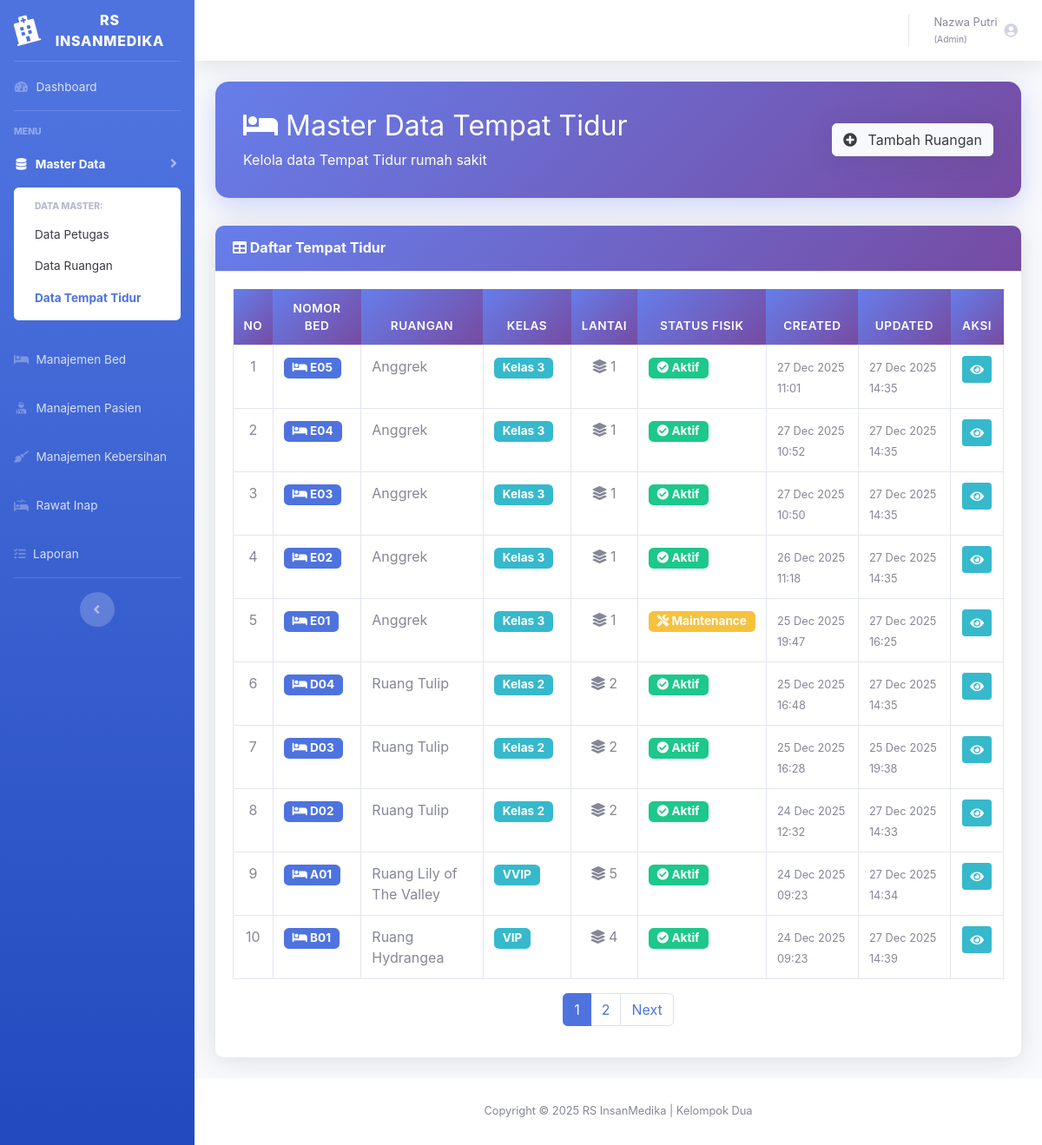
The page /rumahsakit/tempattidur/select.php (signed in) on the database its author committed.
### tables this page shows
CREATE TABLE `t_tempattidur` (
  `f_idbed` int(11) NOT NULL,
  `f_idruangan` int(11) NOT NULL,
  `f_nomorbed` varchar(150) NOT NULL,
  `f_stsfisik` enum('Aktif','Nonaktif','Maintenance') NOT NULL,
  `f_created` datetime NOT NULL,
  `f_updated` datetime NOT NULL
);

CREATE TABLE `t_ruangan` (
  `f_idruangan` int(11) NOT NULL,
  `f_nama` varchar(150) NOT NULL,
  `f_kelas` enum('VVIP','VIP','Kelas 1','Kelas 2','Kelas 3') NOT NULL,
  `f_lantai` int(11) NOT NULL,
  `f_kapasitas` int(11) NOT NULL,
  `f_created` datetime NOT NULL,
  `f_updated` datetime NOT NULL,
  `f_luasruangan` decimal(6,2) DEFAULT NULL,
  `f_luasperbed` decimal(5,2) DEFAULT NULL,
  `f_faktorefisiensi` decimal(3,2) NOT NULL,
  `f_kapasitasmaks` int(11) NOT NULL
);

### rumahsakit/dbcontroller.php (called while the page is built, shortened)
<?php
class dbcontroller
{
    private $host = '127.0.0.1';
    private $user = 'root';
    private $password = '';
    private $database = 'rumahsakit';
    private $koneksi;
    public function __construct()
    {
        $this->koneksi = $this->koneksiDB();
    }
    private function koneksiDB()
    {
        return mysqli_connect($this->host, $this->user, $this->password, $this->database);
    }
    public function getALL($sql)
    {
        $result = mysqli_query($this->koneksi, $sql);
        $data = [];
        if ($result) {
            while ($row = mysqli_fetch_assoc($result)) {
                $data[] = $row;
            }
        }
        return $data;
    }
    public function rowCOUNT($sql)
    {
        $result = mysqli_query($this->koneksi, $sql);
        return $result ? mysqli_num_rows($result) : 0;
    }
}

### rumahsakit/tempattidur/select.php (the view, shortened to what this page needs)
<?php
require_once "../dbcontroller.php";
$db = new dbcontroller();
$jumlahdata = $db->rowCOUNT("SELECT f_idbed FROM t_tempattidur");
$banyak = 10;
$halaman = ceil($jumlahdata / $banyak);
$p = isset($_GET['p']) ? (int)$_GET['p'] : 1;
$mulai = ($p - 1) * $banyak;
$sql = "SELECT
            t_tempattidur.*,
            t_ruangan.f_nama,
            t_ruangan.f_kelas,
            t_ruangan.f_lantai
        FROM t_tempattidur
        INNER JOIN t_ruangan ON t_tempattidur.f_idruangan = t_ruangan.f_idruangan
        ORDER BY t_tempattidur.f_idbed DESC
        LIMIT $mulai, $banyak";
$row = $db->getALL($sql);
$no = 1 + $mulai;
?>
<!DOCTYPE html>
<html lang="en">
<head>
    <link href="../vendor/fontawesome-free/css/all.min.css" rel="stylesheet">
    <link href="../css/sb-admin-2.min.css" rel="stylesheet">
</head>
<body id="page-top">
<div id="wrapper">
    <?php include '../sidebar.php'; ?>
    <div id="content-wrapper" class="d-flex flex-column">
        <div id="content">
            <?php include '../topbar.php'; ?>
            <div class="container-fluid">
                <div class="page-header">
                    <div class="d-flex align-items-center justify-content-between">
                        <div>
                            <h1 class="h2 mb-2"><i class="fas fa-bed"></i> Master Data Tempat Tidur</h1>
                            <p class="mb-0 opacity-75">Kelola data Tempat Tidur rumah sakit</p>
                        </div>
                        <a href="insert.php" class="btn btn-light btn-md shadow">
                            <i class="fas fa-plus-circle mr-2"></i> Tambah Ruangan
                        </a>
                    </div>
                </div>
                <div class="card shadow mb-4">
                    <div class="card-header py-3">
                        <h6 class="m-0 font-weight-bold text-white">
                            <i class="fas fa-table"></i> Daftar Tempat Tidur
                        </h6>
                    </div>
                    <div class="card-body">
                        <div class="table-responsive">
                            <table class="table table-bordered table-hover" width="100%" cellspacing="0">
                                <thead>
                                    <tr class="text-center">
                                        <th width="5%">No</th>
                                        <th width="12%">Nomor Bed</th>
                                        <th width="18%">Ruangan</th>
                                        <th width="12%">Kelas</th>
                                        <th width="8%">Lantai</th>
                                        <th width="12%">Status Fisik</th>
                                        <th width="13%">Created</th>
                                        <th width="13%">Updated</th>
                                        <th width="7%">Aksi</th>
                                    </tr>
                                </thead>
                                <tbody>
                                    <?php if (empty($row)): ?>
                                        <tr>
                                            <td colspan="9" class="text-center text-muted py-4">
                                                <i class="fas fa-inbox fa-3x mb-3 d-block"></i>
                                                Belum ada data tempat tidur
                                            </td>
                                        </tr>
                                    <?php else: ?>
                                        <?php foreach ($row as $r): ?>
                                            <tr>
                                                <td class="text-center"><?= $no++ ?></td>
                                                <td>
                                                    <span class="badge badge-primary badge-kapasitas">
                                                        <i class="fas fa-bed"></i> <?= htmlspecialchars($r['f_nomorbed']) ?>
                                                    </span>
                                                </td>
                                                <td><?= htmlspecialchars($r['f_nama']) ?></td>
                                                <td>
                                                    <span class="badge badge-info badge-kapasitas">
                                                        <?= htmlspecialchars($r['f_kelas']) ?>
                                                    </span>
                                                </td>
                                                <td class="text-center">
                                                    <i class="fas fa-layer-group"></i> <?= htmlspecialchars($r['f_lantai']) ?>
                                                </td>
                                                <td>
                                                    <span class="badge badge-kapasitas
                                                        <?php
                                                            if ($r['f_stsfisik'] == 'Aktif') echo 'badge-success';
                                                            elseif ($r['f_stsfisik'] == 'Nonaktif') echo 'badge-danger';
                                                            elseif ($r['f_stsfisik'] == 'Maintenance') echo 'badge-warning';
                                                            else echo 'badge-secondary';
                                                        ?>">
                                                        <i class="fas
                                                            <?php
                                                                if ($r['f_stsfisik'] == 'Aktif') echo 'fa-check-circle';
                                                                elseif ($r['f_stsfisik'] == 'Nonaktif') echo 'fa-ban';
                                                                elseif ($r['f_stsfisik'] == 'Maintenance') echo 'fa-tools';
                                                                else echo 'fa-question-circle';
                                                            ?>"></i>
                                                        <?= htmlspecialchars($r['f_stsfisik']) ?>
                                                    </span>
                                                </td>
                                                <td>
                                                    <small><?= date('d M Y H:i', strtotime($r['f_created'])) ?></small>
                                                </td>
                                                <td>
                                                    <small><?= date('d M Y H:i', strtotime($r['f_updated'])) ?></small>
                                                </td>
                                                <td class="text-center">
                                                    <a href="detail.php?id=<?= $r['f_idbed'] ?>"
                                                       class="btn btn-info btn-sm"
                                                       title="Lihat Detail">
                                                        <i class="fas fa-eye"></i>
                                                    </a>
                                                </td>
                                            </tr>
                                        <?php endforeach; ?>
                                    <?php endif; ?>
                                </tbody>
                            </table>
                            <?php if ($halaman > 1): ?>
                                <nav>
                                    <ul class="pagination justify-content-center">
                                        <?php for ($i = 1; $i <= $halaman; $i++): ?>
                                            <li class="page-item <?= ($p == $i ? 'active' : '') ?>">
                                                <a class="page-link" href="?p=<?= $i ?>"><?= $i ?></a>
                                            </li>
                                        <?php endfor; ?>
                                        <?php if ($p < $halaman): ?>
                                            <li class="page-item">
                                                <a class="page-link" href="?p=<?= $p + 1 ?>">Next</a>
                                            </li>
                                        <?php endif; ?>
                                    </ul>
                                </nav>
                            <?php endif; ?>
                        </div>
                    </div>
                </div>
            </div>
        </div>
        <footer class="sticky-footer bg-white">
            <div class="container my-auto">
                <div class="copyright text-center my-auto">
                    <span>Copyright &copy; 2025 RS InsanMedika | Kelompok Dua</span>
                </div>
            </div>
        </footer>
    </div>
</div>
</body>
</html>

### rumahsakit/tempattidur/select.php (style rules this page uses)
.badge-kapasitas { font-size: 0.85rem; padding: 5px 10px; }
.table thead th { background: linear-gradient(135deg, #667eea 0%, #764ba2 100%); color: white; border: none; font-weight: 600; text-transform: uppercase; font-size: 0.85rem; letter-spacing: 0.5px; }
.card { border: none; border-radius: 10px; }
.card-header { background: linear-gradient(135deg, #667eea 0%, #764ba2 100%); border-radius: 10px 10px 0 0 !important; }
.page-header { background: linear-gradient(135deg, #667eea 0%, #764ba2 100%); color: white; padding: 2rem; border-radius: 15px; margin-bottom: 2rem; box-shadow: 0 10px 30px rgba(102, 126, 234, 0.3); }

### rows shown on the page
t_tempattidur: f_nomorbed "E05", f_idruangan.f_nama "Anggrek", f_idruangan.f_kelas "Kelas 3", f_idruangan.f_lantai "1", f_stsfisik "Aktif", f_created "27 Dec 2025 11:01", f_updated "27 Dec 2025 14:35"
t_tempattidur: f_nomorbed "E04", f_idruangan.f_nama "Anggrek", f_idruangan.f_kelas "Kelas 3", f_idruangan.f_lantai "1", f_stsfisik "Aktif", f_created "27 Dec 2025 10:52", f_updated "27 Dec 2025 14:35"
t_tempattidur: f_nomorbed "E03", f_idruangan.f_nama "Anggrek", f_idruangan.f_kelas "Kelas 3", f_idruangan.f_lantai "1", f_stsfisik "Aktif", f_created "27 Dec 2025 10:50", f_updated "27 Dec 2025 14:35"
t_tempattidur: f_nomorbed "E02", f_idruangan.f_nama "Anggrek", f_idruangan.f_kelas "Kelas 3", f_idruangan.f_lantai "1", f_stsfisik "Aktif", f_created "26 Dec 2025 11:18", f_updated "27 Dec 2025 14:35"
t_tempattidur: f_nomorbed "E01", f_idruangan.f_nama "Anggrek", f_idruangan.f_kelas "Kelas 3", f_idruangan.f_lantai "1", f_stsfisik "Maintenance", f_created "25 Dec 2025 19:47", f_updated "27 Dec 2025 16:25"
t_tempattidur: f_nomorbed "D04", f_idruangan.f_nama "Ruang Tulip", f_idruangan.f_kelas "Kelas 2", f_idruangan.f_lantai "2", f_stsfisik "Aktif", f_created "25 Dec 2025 16:48", f_updated "27 Dec 2025 14:35"
t_tempattidur: f_nomorbed "D03", f_idruangan.f_nama "Ruang Tulip", f_idruangan.f_kelas "Kelas 2", f_idruangan.f_lantai "2", f_stsfisik "Aktif", f_created "25 Dec 2025 16:28", f_updated "25 Dec 2025 19:38"
t_tempattidur: f_nomorbed "D02", f_idruangan.f_nama "Ruang Tulip", f_idruangan.f_kelas "Kelas 2", f_idruangan.f_lantai "2", f_stsfisik "Aktif", f_created "24 Dec 2025 12:32", f_updated "27 Dec 2025 14:33"
t_tempattidur: f_nomorbed "A01", f_idruangan.f_nama "Ruang Lily of The Valley", f_idruangan.f_kelas "VVIP", f_idruangan.f_lantai "5", f_stsfisik "Aktif", f_created "24 Dec 2025 09:23", f_updated "27 Dec 2025 14:34"
t_tempattidur: f_nomorbed "B01", f_idruangan.f_nama "Ruang Hydrangea", f_idruangan.f_kelas "VIP", f_idruangan.f_lantai "4", f_stsfisik "Aktif", f_created "24 Dec 2025 09:23", f_updated "27 Dec 2025 14:39"

### other values the page prints
$nama_petugas "Nazwa Putri"
$role_petugas "Admin"
